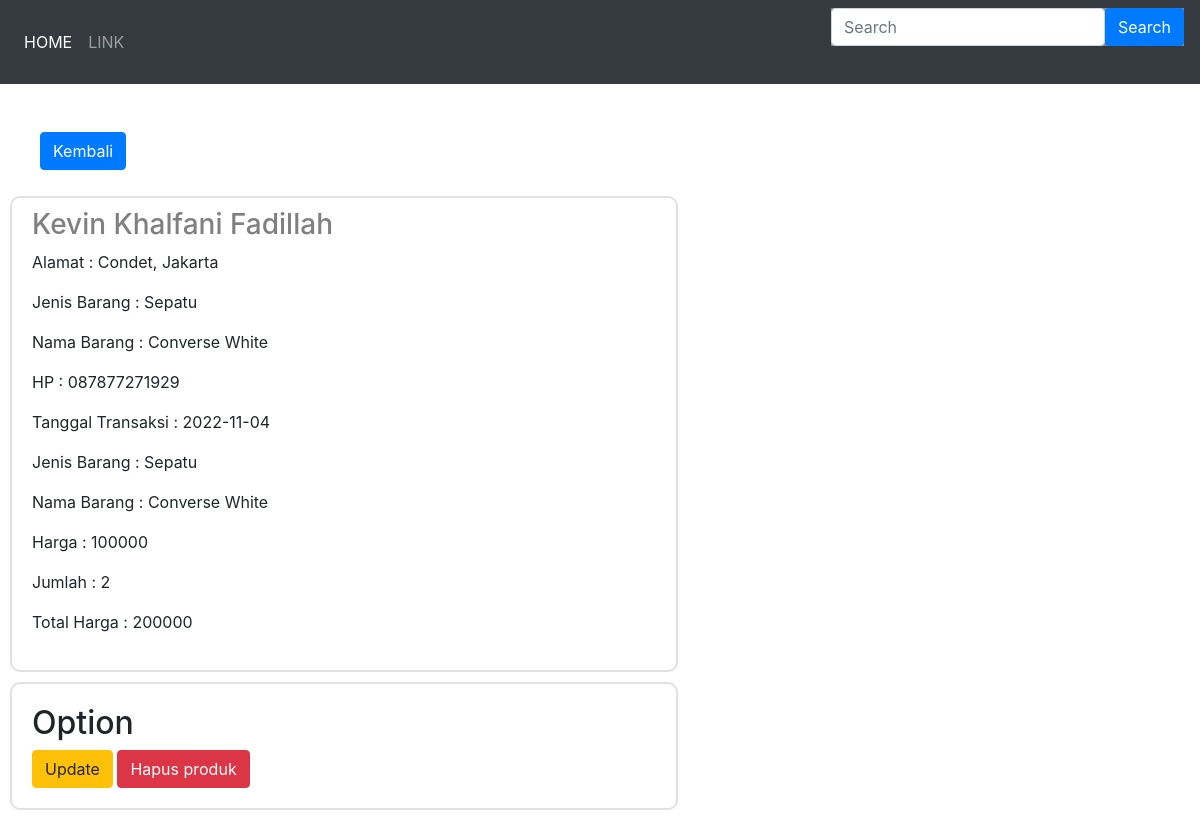
Screenshot of /detail.php?id=1 with the database file from the repository.
### tables this page shows
CREATE TABLE `khalfani` (
  `id_pembeli` int(10) NOT NULL,
  `nama` varchar(30) NOT NULL,
  `alamat` varchar(50) NOT NULL,
  `HP` varchar(20) NOT NULL,
  `Tgl_Transaksi` date NOT NULL,
  `Jenis_Barang` varchar(25) NOT NULL,
  `Nama_Barang` varchar(50) NOT NULL,
  `Jumlah` int(20) NOT NULL,
  `Harga` int(25) NOT NULL
);

### detail.php (the view, shortened to what this page needs)
<?php
require "Config/database.php";
	if($_GET['id'] != null){
		$id = $_GET['id'];
		$script = "SELECT id_pembeli, nama, alamat, HP, Tgl_Transaksi, Jenis_Barang, Nama_Barang, Jumlah,
		Harga, (Jumlah*Harga) AS total FROM khalfani WHERE id_pembeli=$id ";
		$query = mysqli_query($conn, $script);
		$data = mysqli_fetch_array($query);
	}else{
		header("location: read.php");
	}
?>
<!DOCTYPE html>
<html>
<head>
	<link rel="stylesheet" href="https://cdn.jsdelivr.net/npm/bootstrap@4.4.1/dist/css/bootstrap.min.css">
	<link rel="stylesheet" href="Asset/Css/style.css">
</head>
<body>
	<nav class="navbar navbar-expand-lg navbar-dark bg-dark">
		<div class="collapse navbar-collapse" id="navbarTogglerDemo01">
			<ul class="navbar-nav mr-auto mt-2 mt-lg-0">
				<li class="nav-item active">
					<a class="nav-link" href="index.php">HOME <span class="sr-only">(current)</span></a>
				</li>
				<li class="nav-item">
					<a class="nav-link" href="read.php">LINK</a>
				</li>
			</ul>
			<header>
				<form method="get" class="form-inline my-2 my-lg-0">
					<div class="input-group">
						<div class="form-outline">
							<input type="search" name="search" id="form1" placeholder="Search" class="form-control" />
						</div>
						<input type="submit" class="btn btn-primary" value="Search">
					</div>
				</form>
			</header>
		</div>
	</nav>
	<br>
	<br>
	<ul>
		<a href="read.php" type="submit" class="btn btn-primary">Kembali</a>
	</ul>
		<div class="wrapper">
			<div class="row">
				<div class="col-7">
					<div class="box-detail-produk">
						<h3><?= $data['nama'] ?></h3>
						<p> Alamat : <?= $data['alamat'] ?></p>
						<p> Jenis Barang : <?= $data['Jenis_Barang'] ?></p>
						<p> Nama Barang : <?= $data['Nama_Barang'] ?></p>
						<p> HP : <?= $data['HP'] ?></p>
						<p> Tanggal Transaksi : <?= $data['Tgl_Transaksi'] ?></p>
						<p> Jenis Barang : <?= $data['Jenis_Barang'] ?></p>
						<p> Nama Barang : <?= $data['Nama_Barang'] ?></p>
						<p> Harga : <?= $data['Harga'] ?></p>
						<p> Jumlah : <?= $data['Jumlah'] ?></p>
						<p> Total Harga : <?= $data['total'] ?></p>
					</div>
					<div class="box-detail-produk">
					<h2>Option</h2>
					<form method="post">
						<a href="edit.php?id=<?= $data['id_pembeli'] ?>" class="btn btn-warning">Update</a>
						<input type="submit" name="hapus" value="Hapus produk" class="btn btn-danger">
					</form>
				</div>
			</div>
		</div>
	</div>
</body>
</html>

### Asset/Css/style.css (style rules this page uses)
.wrapper { width: 1200px; padding:0 auto; margin: 0 auto; }
header { background-color: #778899; margin-bottom: 30px; }
body { background-color: #FFFFFF; }
header form { margin-top: 10px; }
.box-detail-produk { border: 2px solid #e1e1e1; margin:10px; padding:20px; border-radius: 10px; }
.box-detail-produk h3 { color: grey; margin-top:-10px; }

### rows the page displays
khalfani: nama "Kevin Khalfani Fadillah", alamat "Condet, Jakarta", Jenis_Barang "Sepatu", Nama_Barang "Converse White", HP "087877271929", Tgl_Transaksi "2022-11-04", Harga "100000", Jumlah "2"

### other values shown
$data['total'] "200000"
